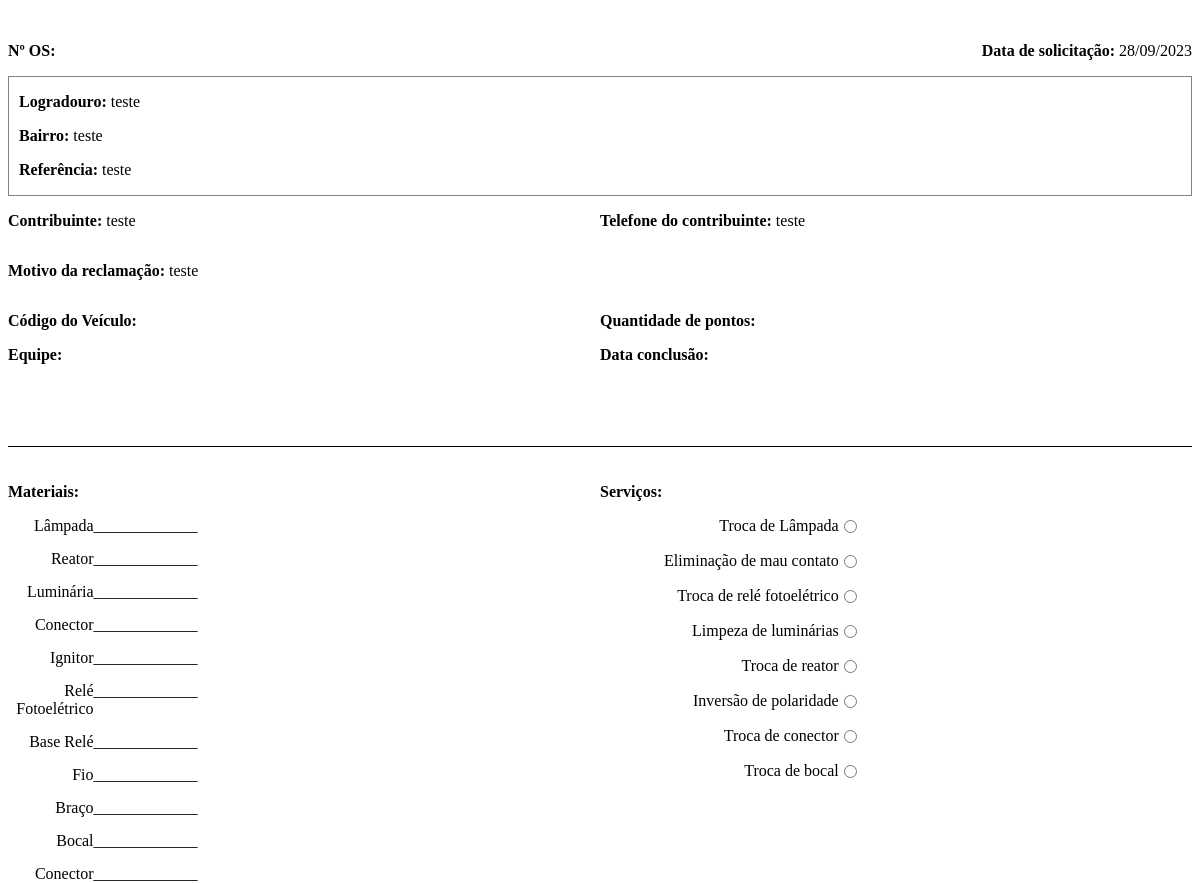
Before: /os/painel/7/imprimir/ (signed in) with the older database file.
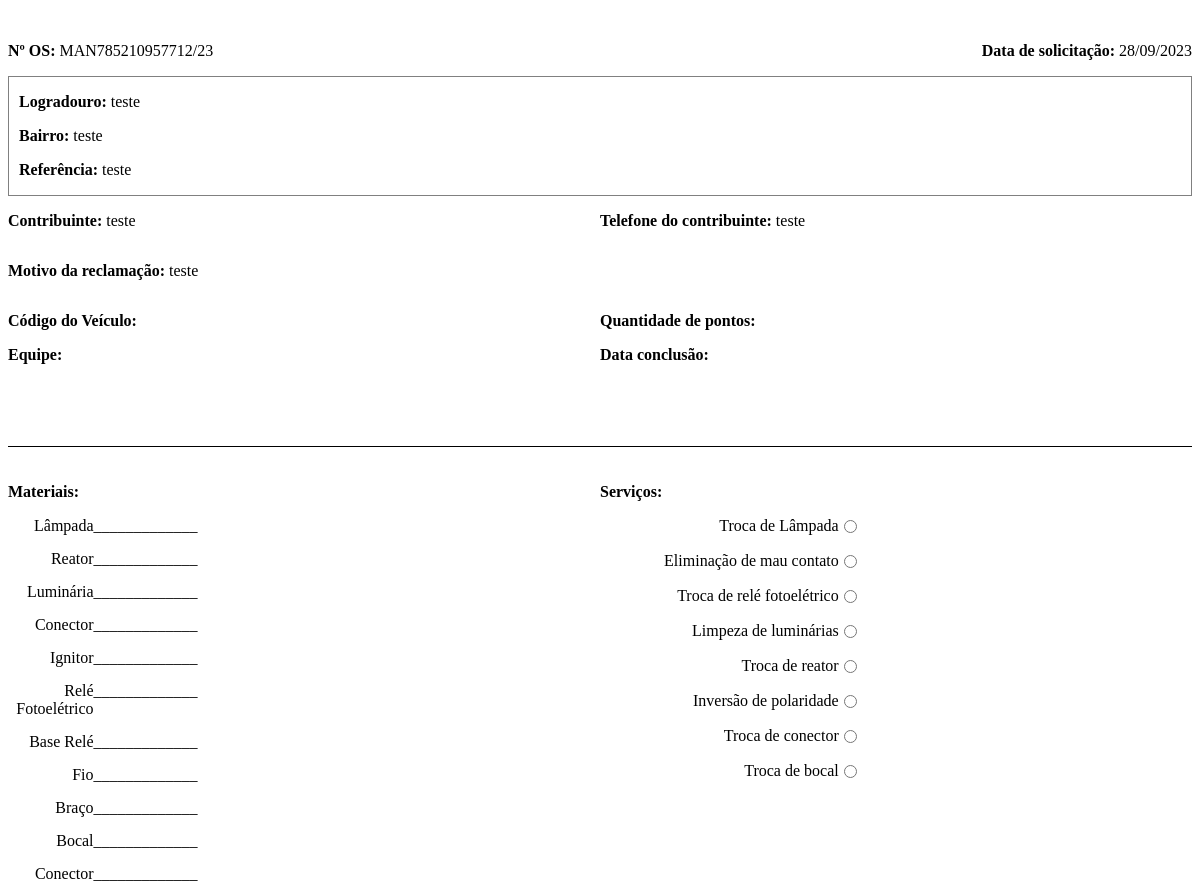
After: the same page with the newer database file.
### os_ti/models.py (models this page shows, shortened)
class OrdemDeServico(models.Model):
    STATUS_CHOICES=(
        ('0','Novo'),
        ('1','Aguardando'),
        ('2','Em execução'),
        ('f','Finalizado')
    )
    PRIORIDADE_CHOICES=(
        ('0','Normal'),
        ('1','Moderada'),
        ('2','Urgente'),
    )
    MESSAGE_STATUS_CHOICES=(
        ('0','Sem mensagens'),
        ('1','Mensagens lidas'),
        ('2','Nova mensagem'),
    )
    tipo=models.ForeignKey(Tipo_OS, on_delete=models.PROTECT, null=True)
    numero = models.CharField(max_length=130, verbose_name='Nº da OS', blank=True)
    prioridade =models.CharField(max_length=1, verbose_name='Prioridade', default='0', choices=PRIORIDADE_CHOICES, null=True)
    dt_solicitacao = models.DateTimeField(auto_now_add=True, verbose_name='Data de solicitação', blank=True)
    atendente = models.ForeignKey(User, on_delete=models.PROTECT, blank=True, null=True)
    logradouro = models.CharField(max_length=150, verbose_name='Logradouro')
    bairro = models.CharField(max_length=150, verbose_name='Bairro')
    referencia = models.CharField(max_length=200, verbose_name='Referência', blank=True)
    nome_do_contribuinte = models.CharField(max_length=200, verbose_name='Nome do contribuinte', blank=True)
    telefone_do_contribuinte = models.CharField(max_length=12, verbose_name='Telefone do contribuinte', blank=True)
    cadastrado_por = models.ForeignKey(Pessoa, on_delete=models.CASCADE, null=True)
    motivo_reclamacao = models.TextField(verbose_name='Motivo da solicitação')
    status =models.CharField(max_length=1, verbose_name='Status', choices=STATUS_CHOICES, null=True, default='0')
    pontos_atendidos=models.PositiveIntegerField(default=0)
    observacao_pontos=models.TextField(verbose_name='Observação', default='', null=True, blank=True)
    dt_alteracao = models.DateTimeField(verbose_name='Data de alteração', blank=True, null=True)
    dt_execucao = models.DateTimeField(verbose_name='Data de execução', blank=True, null=True)
    dt_conclusao = models.DateTimeField(verbose_name='Data de conclusão', blank=True, null=True)
    message_status = models.CharField(max_length=1, verbose_name='Status de mensagens', default='0', choices=MESSAGE_STATUS_CHOICES, null=True)
    finalizado_por = models.ForeignKey(User, on_delete=models.PROTECT, blank=True, null=True, related_name='ordem_finalizada_por')
    class Meta:
        ordering = ['-dt_alteracao', '-dt_solicitacao']

### projeto_os_ti/decorators.py (the view)
        def wrapper(request, *args, **kwargs):
            qnt_verificar=len([group for group in groups])
            verificacao=[]
            for grupo in request.user.groups.all():
                for group in [group for group in groups]:
                    if str(group)==str(grupo):
                        verificacao.append(True)
            if len(verificacao)==qnt_verificar:
                return function(request, *args, **kwargs)
            return HttpResponseForbidden()

### os_ti/views.py (called while the page is built)
@login_required
@group_required('os_acesso')
def imprimir_os(request, id):
    lista_de_os=[OrdemDeServico.objects.get(id=id)]
    context={
        'lista_de_os': lista_de_os
    }
    return render(request, 'os_ti/imprimir_os.html', context)

### os_ti/templates/os_ti/imprimir_os.html (shortened to what the changed rows need)
<!DOCTYPE html>
<html lang="pt-br">
<head>
    {% load static %}
</head>
<body>
    {% for os in lista_de_os %}
    <div class="row ">
        <div class="col">
            <div class="d-flex">
                <div>
                </div>
                <div>
                </div>
            </div>
            <div class="d-flex">
                <div>
                    <p><strong>Nº OS:</strong> {{os.numero}}</p>
                </div>
                <div>
                    <p class="text-right"><strong>Data de solicitação: </strong>{{os.dt_solicitacao|date:"d/m/Y"}}</p>
                </div>
            </div>
            <div class="d-flex" style="border: 1px solid gray;">
                <div style="margin-left: 10px;">
                    <p><strong>Logradouro:</strong>
                        {{os.logradouro}}</p>
                    <p><strong>Bairro:</strong>
                            {{os.bairro}}</p>
                    <p><strong>Referência:</strong>
                        {{os.referencia}}</p>
                </div>
            </div>
            <div class="d-flex">
                <div>
                    <p>
                        <strong>Contribuinte:</strong>
                        {{os.nome_do_contribuinte}}
                    </p>
                </div>
                <div>
                    <p>
                        <strong>Telefone do contribuinte:</strong>
                        {{os.telefone_do_contribuinte}}
                    </p>
                </div>
            </div>
            <div>
                <p><strong>Motivo da reclamação:</strong>
                {{os.motivo_reclamacao}}
                </p>
            </div>
            <div class="d-flex">
                <div>
                    <p><strong>Código do Veículo:</strong></p>
                    <div style="height: 100px;">
                        <strong>Equipe:</strong>
                    </div>
                </div>
                <div>
                    <p><strong>Quantidade de pontos:</strong></p>
                    <p><strong>Data conclusão:</strong></p>
                </div>
            </div>
            <div style="border-top: 1px solid black;"></div>
            <div class="d-flex" style="margin-top: 20px;">
                <div>
                    <p><strong>Materiais:</strong></p>
                    <div class="d-flex">
                        <div class="text-right" style="width: 100px;">Lâmpada</div>
                        <div class="margin-left: 10px">_____________</div>
                    </div>
                    <div class="d-flex" style=" margin-top: 15px;">
                        <div class="text-right" style="width: 100px;">Reator</div>
                        <div class="margin-left: 10px">_____________</div>
                    </div>
                    <div class="d-flex" style=" margin-top: 15px;">
                        <div class="text-right" style="width: 100px;">Luminária</div>
                        <div class="margin-left: 10px">_____________</div>
                    </div>
                    <div class="d-flex" style=" margin-top: 15px;">
                        <div class="text-right" style="width: 100px;">Conector</div>
                        <div class="margin-left: 10px">_____________</div>
                    </div>
                    <div class="d-flex" style=" margin-top: 15px;">
                        <div class="text-right" style="width: 100px;">Ignitor</div>
                        <div class="margin-left: 10px">_____________</div>
                    </div>
                    <div class="d-flex" style=" margin-top: 15px;">
                        <div class="text-right" style="width: 100px;">Relé Fotoelétrico</div>
                        <div class="margin-left: 10px">_____________</div>
                    </div>
                    <div class="d-flex" style=" margin-top: 15px;">
                        <div class="text-right" style="width: 100px;">Base Relé</div>
                        <div class="margin-left: 10px">_____________</div>
                    </div>
                    <div class="d-flex" style=" margin-top: 15px;">
                        <div class="text-right" style="width: 100px;">Fio</div>
                        <div class="margin-left: 10px">_____________</div>
                    </div>
                    <div class="d-flex" style=" margin-top: 15px;">
                        <div class="text-right" style="width: 100px;">Braço</div>
                        <div class="margin-left: 10px">_____________</div>
                    </div>
                    <div class="d-flex" style=" margin-top: 15px;">
                        <div class="text-right" style="width: 100px;">Bocal</div>
                        <div class="margin-left: 10px">_____________</div>
                    </div>
                    <div class="d-flex" style=" margin-top: 15px;">
                        <div class="text-right" style="width: 100px;">Conector</div>
                        <div class="margin-left: 10px">_____________</div>
                    </div>
                </div>
                <div>
                    <p><strong>Serviços:</strong></p>
                    <div class="d-flex" style=" margin-top: 15px;">
                        <div class="text-right" style="width: 400px;">Troca de Lâmpada</div>
                        <div class="padding-left: 20px"><input type="radio" name="" id=""></div>
                    </div>
                    <div class="d-flex" style=" margin-top: 15px;">
                        <div class="text-right" style="width: 400px;">Eliminação de mau contato</div>
                        <div class="padding-left: 20px"><input type="radio" name="" id=""></div>
                    </div>
                    <div class="d-flex" style=" margin-top: 15px;">
                        <div class="text-right" style="width: 400px;">Troca de relé fotoelétrico</div>
                        <div class="padding-left: 20px"><input type="radio" name="" id=""></div>
                    </div>
                    <div class="d-flex" style=" margin-top: 15px;">
                        <div class="text-right" style="width: 400px;">Limpeza de luminárias</div>
                        <div class="padding-left: 20px"><input type="radio" name="" id=""></div>
                    </div>
                    <div class="d-flex" style=" margin-top: 15px;">
                        <div class="text-right" style="width: 400px;">Troca de reator</div>
                        <div class="padding-left: 20px"><input type="radio" name="" id=""></div>
                    </div>
                    <div class="d-flex" style=" margin-top: 15px;">
                        <div class="text-right" style="width: 400px;">Inversão de polaridade</div>
                        <div class="padding-left: 20px"><input type="radio" name="" id=""></div>
                    </div>
                    <div class="d-flex" style=" margin-top: 15px;">
                        <div class="text-right" style="width: 400px;">Troca de conector</div>
                        <div class="padding-left: 20px"><input type="radio" name="" id=""></div>
                    </div>
                    <div class="d-flex" style=" margin-top: 15px;">
                        <div class="text-right" style="width: 400px;">Troca de bocal</div>
                        <div class="padding-left: 20px"><input type="radio" name="" id=""></div>
                    </div>
                </div>
            </div>
        </div>
    </div>
    {% endfor %}
</body>
</html>

Changed rows visible on the page:
changed OrdemDeServico "teste": numero (not shown) → "MAN785210957712/23"
